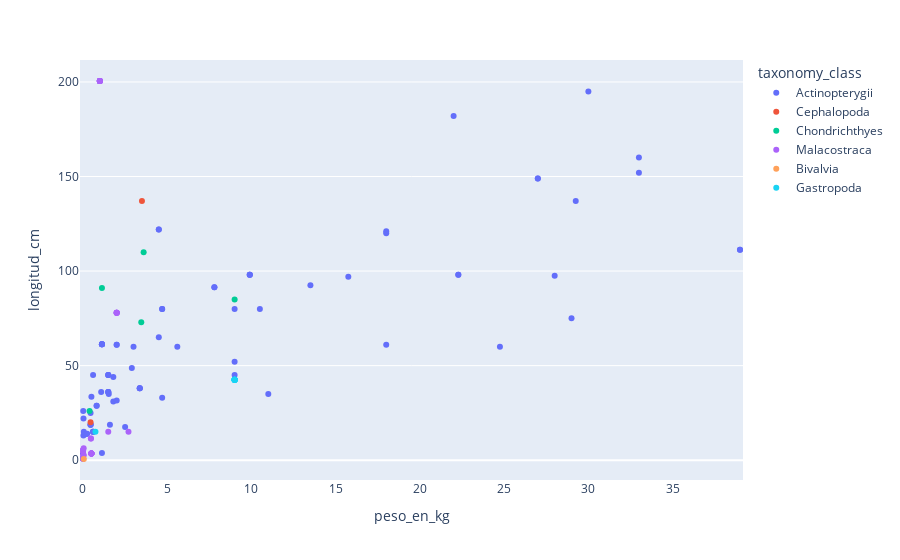

This figure's notebook cell:
### Code cell
fig = px.strip(data_frame = filtrado4,
        x          = "peso_en_kg",
        y          = "longitud_cm",
        color      = "taxonomy_class",
        hover_name      = "name",
        hover_data = ["locations", "characteristics_habitat", "characteristics_water_type"])
fig.show()

### Figure 1 — Plotly figure (JSON) as saved in the notebook; plotly's stock layout.template omitted (floating-point values rounded to 4 significant figures; data arrays with more than 128 entries replaced by an {"elided": "..."} marker saying what was removed)
{"data": [{"alignmentgroup": "True", "boxpoints": "all", "customdata": {"elided": "81x3 str values"}, "fillcolor": "rgba(255,255,255,0)", "hoveron": "points", "hovertemplate": "<b>%{hovertext}</b><br><br>taxonomy_class=Actinopterygii<br>peso_en_kg=%{x}<br>longitud_cm=%{y}<br>locations=%{customdata[0]}<br>characteristics_habitat=%{customdata[1]}<br>characteristics_water_type=%{customdata[2]}<extra></extra>", "hovertext": ["Albacore Tuna", "Anchovies", "Angelfish", "Anglerfish", "Blobfish", "Blue Catfish", "Blue Catfish", "Bluegill", "Bluegill", "Bonito Fish", "Bowfin", "Bowfin", "Bull Trout", "Butterfly Fish", "Carp", "Chinook Salmon", "Cichlid", "Cichlid", "Cichlid", "Clownfish", "Cobia Fish", "Discus", "Dragonfish", "Fangtooth", "Florida Gar", "Fluke Fish (summer flounder)", "Flying Fish", "Freshwater Eel", "Freshwater Eel", "Freshwater Eel", "Freshwater Eel", "Freshwater Eel", "Frogfish", "Goldfish", "Grass Carp", "Grass Carp", "Guppy", "Guppy", "Hardhead Catfish", "Koi Fish", "Lizardfish", "Lizardfish", "Lizardfish", "Lumpfish", "Mahi Mahi (Dolphin Fish)", "Mahi Mahi (Dolphin Fish)", "Mahi Mahi (Dolphin Fish)", "Milkfish", "Milkfish", "Mojarra", "Mojarra", "Mojarra", "Monkfish", "Oscar Fish", "Oscar Fish", "Oscar Fish", "Oyster Toadfish", "Paddlefish", "Paddlefish", "Pipefish", "Piranha", "Redtail Catfish", "Rockfish", "Sardines", "Scorpion Fish", "Skipjack Tuna", "Sockeye Salmon", "Sockeye Salmon", "Spotted Gar", "Spotted Gar", "Sucker Fish", "Surgeonfish", "Surgeonfish", "Surgeonfish", "Swai Fish", "Tang", "Tarpon", "Tire Track Eel", "Toadfish", "Walleye Fish", "Wolf Eel"], "legendgroup": "Actinopterygii", "line": {"color": "rgba(255,255,255,0)"}, "marker": {"color": "#636efa"}, "name": "Actinopterygii", "offsetgroup": "Actinopterygii", "orientation": "v", "pointpos": 0, "showlegend": true, "type": "box", "x": [18, 0.028, 0.45, 24.75, 9, 39, 39, 0.81, 0.81, 5.6, 4.7, 4.7, 13.5, 0.05, 11, 29, 1.5, 1.5, 1.5, 0.25, 30, 0.2, 0.014, 33, 4.5, 9, 4.7, 1.125, 1.125, 1.125, 1.125, 1.125, 0.03, 1.125, 22.28, 22.28, 0.001, 0.001, 2.9, 15.75, 3.37, 3.37, 3.37, 2, 9.9, 9.9, 9.9, 7.8, 7.8, 0.45, 0.45, 0.45, 28, 1.5, 1.5, 1.5, 1.8, 27, 27, 0.5, 2.5, 29.25, 3, 1.6, 1.53, 10.5, 2, 2, 4.5, 4.5, 18, 0.6, 0.6, 0.6, 33, 0.6, 22, 1.8, 1.08, 9, 18], "x0": " ", "xaxis": "x", "y": [120, 13, 25, 60, 52, 111.2, 111.2, 28.75, 28.75, 60, 80, 80, 92.5, 15, 35, 75, 45, 45, 45, 14, 195, 13.85, 26, 160, 65, 45, 33, 61.25, 61.25, 61.25, 61.25, 61.25, 22, 3.75, 98, 98, 3.75, 3.75, 48.75, 97, 38, 38, 38, 31.5, 98, 98, 98, 91.44, 91.44, 18.75, 18.75, 18.75, 97.5, 36, 36, 36, 31, 149, 149, 33.5, 17.5, 137, 60, 18.75, 35, 80, 61, 61, 122, 122, 61, 15, 15, 15, 152, 45, 182, 44, 36, 80, 121], "y0": " ", "yaxis": "y"}, {"alignmentgroup": "True", "boxpoints": "all", "customdata": [["Ocean", "Surface to mid-water, Coral reef", "Unknown"], ["NotListed", "Tropical and temperate deep waters around the globe", "Salt"]], "fillcolor": "rgba(255,255,255,0)", "hoveron": "points", "hovertemplate": "<b>%{hovertext}</b><br><br>taxonomy_class=Cephalopoda<br>peso_en_kg=%{x}<br>longitud_cm=%{y}<br>locations=%{customdata[0]}<br>characteristics_habitat=%{customdata[1]}<br>characteristics_water_type=%{customdata[2]}<extra></extra>", "hovertext": ["Blanket Octopus", "Vampire Squid"], "legendgroup": "Cephalopoda", "line": {"color": "rgba(255,255,255,0)"}, "marker": {"color": "#EF553B"}, "name": "Cephalopoda", "offsetgroup": "Cephalopoda", "orientation": "v", "pointpos": 0, "showlegend": true, "type": "box", "x": [3.5, 0.45], "x0": " ", "xaxis": "x", "y": [137, 20], "y0": " ", "yaxis": "y"}, {"alignmentgroup": "True", "boxpoints": "all", "customdata": [["Ocean", "Warm, offshore waters", "Brackish"], ["Ocean", "Deep ocean", "Salt"], ["Ocean", "Kelp beds and rocks close to the shore", "Salt"], ["Ocean", "Oceans and seas", "Salt"], ["Ocean", "Deep water, upper continental slopes, seamounts.", "Salt"]], "fillcolor": "rgba(255,255,255,0)", "hoveron": "points", "hovertemplate": "<b>%{hovertext}</b><br><br>taxonomy_class=Chondrichthyes<br>peso_en_kg=%{x}<br>longitud_cm=%{y}<br>locations=%{customdata[0]}<br>characteristics_habitat=%{customdata[1]}<br>characteristics_water_type=%{customdata[2]}<extra></extra>", "hovertext": ["Bonnethead Shark", "Chimaera", "Horn Shark", "Spiny Dogfish", "Viper shark (dogfish)"], "legendgroup": "Chondrichthyes", "line": {"color": "rgba(255,255,255,0)"}, "marker": {"color": "#00cc96"}, "name": "Chondrichthyes", "offsetgroup": "Chondrichthyes", "orientation": "v", "pointpos": 0, "showlegend": true, "type": "box", "x": [3.46, 1.125, 9, 3.6, 0.39], "x0": " ", "xaxis": "x", "y": [73, 91, 85, 110, 26], "y0": " ", "yaxis": "y"}, {"alignmentgroup": "True", "boxpoints": "all", "customdata": {"elided": "45x3 str values"}, "fillcolor": "rgba(255,255,255,0)", "hoveron": "points", "hovertemplate": "<b>%{hovertext}</b><br><br>taxonomy_class=Malacostraca<br>peso_en_kg=%{x}<br>longitud_cm=%{y}<br>locations=%{customdata[0]}<br>characteristics_habitat=%{customdata[1]}<br>characteristics_water_type=%{customdata[2]}<extra></extra>", "hovertext": ["Christmas Island Red Crab", "Christmas Island Red Crab", "Crab", "Crab", "Crab", "Crab", "Crab", "Crab", "Crab", "Crab", "Crab", "Fiddler Crab", "Fiddler Crab", "Fiddler Crab", "Fiddler Crab", "Fiddler Crab", "Fiddler Crab", "Fiddler Crab", "Ghost Crab", "Horseshoe Crab", "Horseshoe Crab", "Horseshoe Crab", "Horseshoe Crab", "Horseshoe Crab", "Krill", "Sand Crab", "Sand Crab", "Sand Crab", "Sand Crab", "Sand Crab", "Sand Crab", "Sand Crab", "Sand Crab", "Sea Roach", "Sea Roach", "Snow Crab", "Woodlouse", "Woodlouse", "Woodlouse", "Woodlouse", "Woodlouse", "Woodlouse", "Woodlouse", "Woodlouse", "Yeti Crab"], "legendgroup": "Malacostraca", "line": {"color": "rgba(255,255,255,0)"}, "marker": {"color": "#ab63fa"}, "name": "Malacostraca", "offsetgroup": "Malacostraca", "orientation": "v", "pointpos": 0, "showlegend": true, "type": "box", "x": [0.47, 0.47, 1, 1, 1, 1, 1, 1, 1, 1, 1, 0.0018, 0.0018, 0.0018, 0.0018, 0.0018, 0.0018, 0.0018, 0.04, 2, 2, 2, 2, 2, 0.028, 0.5, 0.5, 0.5, 0.5, 0.5, 0.5, 0.5, 0.5, 0.028, 0.028, 2.7, 0.001, 0.001, 0.001, 0.001, 0.001, 0.001, 0.001, 0.001, 1.5], "x0": " ", "xaxis": "x", "y": [11.5, 11.5, 200.5, 200.5, 200.5, 200.5, 200.5, 200.5, 200.5, 200.5, 200.5, 5, 5, 5, 5, 5, 5, 5, 6.25, 78, 78, 78, 78, 78, 3, 3.5, 3.5, 3.5, 3.5, 3.5, 3.5, 3.5, 3.5, 2.5, 2.5, 15, 0.9, 0.9, 0.9, 0.9, 0.9, 0.9, 0.9, 0.9, 15], "y0": " ", "yaxis": "y"}, {"alignmentgroup": "True", "boxpoints": "all", "customdata": [["Ocean", "Reefs and rocky shores", "Brackish"]], "fillcolor": "rgba(255,255,255,0)", "hoveron": "points", "hovertemplate": "<b>%{hovertext}</b><br><br>taxonomy_class=Bivalvia<br>peso_en_kg=%{x}<br>longitud_cm=%{y}<br>locations=%{customdata[0]}<br>characteristics_habitat=%{customdata[1]}<br>characteristics_water_type=%{customdata[2]}<extra></extra>", "hovertext": ["Oyster"], "legendgroup": "Bivalvia", "line": {"color": "rgba(255,255,255,0)"}, "marker": {"color": "#FFA15A"}, "name": "Bivalvia", "offsetgroup": "Bivalvia", "orientation": "v", "pointpos": 0, "showlegend": true, "type": "box", "x": [0.05], "x0": " ", "xaxis": "x", "y": [0.63], "y0": " ", "yaxis": "y"}, {"alignmentgroup": "True", "boxpoints": "all", "customdata": [["Ocean", "Shallow and deep areas of oceans", "Salt"], ["Africa", "Well-vegetated areas", "Unknown"], ["Antarctica", "Well-vegetated areas", "Unknown"], ["Asia", "Well-vegetated areas", "Unknown"], ["Central-America", "Well-vegetated areas", "Unknown"], ["Eurasia", "Well-vegetated areas", "Unknown"], ["Europe", "Well-vegetated areas", "Unknown"], ["North-America", "Well-vegetated areas", "Unknown"], ["Ocean", "Well-vegetated areas", "Unknown"], ["Oceania", "Well-vegetated areas", "Unknown"], ["South-America", "Well-vegetated areas", "Unknown"]], "fillcolor": "rgba(255,255,255,0)", "hoveron": "points", "hovertemplate": "<b>%{hovertext}</b><br><br>taxonomy_class=Gastropoda<br>peso_en_kg=%{x}<br>longitud_cm=%{y}<br>locations=%{customdata[0]}<br>characteristics_habitat=%{customdata[1]}<br>characteristics_water_type=%{customdata[2]}<extra></extra>", "hovertext": ["Sea Slug", "Snail", "Snail", "Snail", "Snail", "Snail", "Snail", "Snail", "Snail", "Snail", "Snail"], "legendgroup": "Gastropoda", "line": {"color": "rgba(255,255,255,0)"}, "marker": {"color": "#19d3f3"}, "name": "Gastropoda", "offsetgroup": "Gastropoda", "orientation": "v", "pointpos": 0, "showlegend": true, "type": "box", "x": [0.74, 9, 9, 9, 9, 9, 9, 9, 9, 9, 9], "x0": " ", "xaxis": "x", "y": [15, 42.5, 42.5, 42.5, 42.5, 42.5, 42.5, 42.5, 42.5, 42.5, 42.5], "y0": " ", "yaxis": "y"}], "layout": {"autosize": true, "boxmode": "group", "legend": {"title": {"text": "taxonomy_class"}, "tracegroupgap": 0}, "margin": {"t": 60}, "xaxis": {"anchor": "y", "autorange": true, "domain": [0, 1], "range": [-0.1028, 39.1], "title": {"text": "peso_en_kg"}, "type": "linear"}, "yaxis": {"anchor": "x", "autorange": true, "domain": [0, 1], "range": [-10.47, 211.6], "title": {"text": "longitud_cm"}, "type": "linear"}}}
